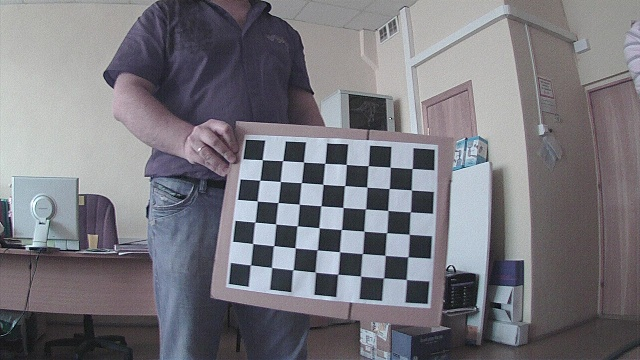
#> input picture chess.jpg, 640 x 360 px
$ python pic_findChess.py   (Python 2 division)   (older library calls are emulated)
#> lines starting #> are read from the running program, lines starting #| are printed output that depends on the picture; after the words box and inside, x2 and y2 are one past the last pixel; in counts of white or black regions, pixels touching at a corner belong together
import cv2

img = cv2.imread('chess.jpg', 1)
#> img is the input picture: shape (360, 640, 3); mean B, G, R 125, 118.7, 119.9
imagen = cv2.imread('chess.jpg', 0)
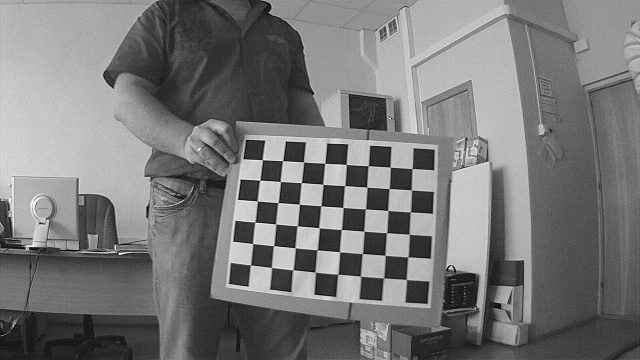
#> imagen: shape (360, 640); min 0, max 255, mean 119.8


#Function to find the mean color around a point
def PointAroundMeanColor(mean_point, image, mean_variation, RGB_index):
     color_sum = image[mean_point[1] + mean_variation, mean_point[0] + mean_variation][RGB_index]
     print("POINT FUNCTION 1")
     print(color_sum)
     #color_sum = color_sum +  image[mean_point[1] + mean_variation, mean_point[0] - mean_variation][RGB_index]
     #color_sum = color_sum +  image[mean_point[1] - mean_variation, mean_point[0] - mean_variation][RGB_index]
     #color_sum = color_sum +  image[mean_point[1] - mean_variation, mean_point[0] + mean_variation][RGB_index]
     color_mean = color_sum/1
     return color_mean

#Function to find the mean color of a square
def CountourMeanColor(square_array, img, RGB_index, variation):
     if abs(square_array[0][0][0] -  square_array[1][0][0]) > 11 and  abs(square_array[1][0][1] -  square_array[2][0][1]) > 11 and \
        abs(square_array[2][0][0] -  square_array[3][0][0]) > 11 and  abs(square_array[3][0][1] -  square_array[0][0][1]) > 11:
	     color_sum = img[square_array[0][0][1] + variation, square_array[0][0][0] + variation][RGB_index] + \
		     img[square_array[1][0][1] + variation, square_array[1][0][0] - variation][RGB_index] + \
		     img[square_array[2][0][1] - variation, square_array[2][0][0] - variation][RGB_index] + \
		     img[square_array[3][0][1] - variation, square_array[3][0][0] + variation][RGB_index] + \
		     img[(square_array[0][0][1] +  square_array[2][0][1])/2,  (square_array[0][0][0] +  square_array[2][0][0])/2][RGB_index]
	     color_mean = color_sum/5
	     return color_mean


thresh1 = cv2.adaptiveThreshold(imagen,255,cv2.ADAPTIVE_THRESH_GAUSSIAN_C,\
	    cv2.THRESH_BINARY,11,2)
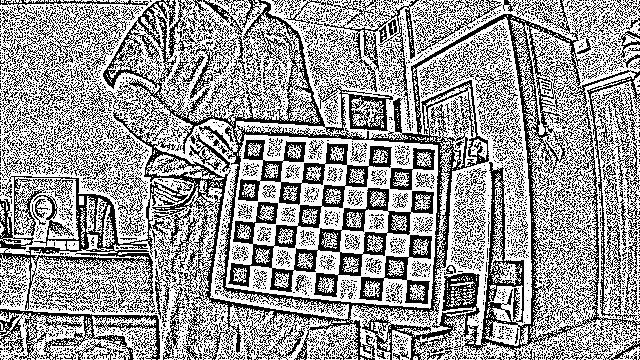
#> thresh1: shape (360, 640); 60.9% white; black in thin lines or dots

im2, contours, hierarchy = cv2.findContours(thresh1, cv2.RETR_TREE, cv2.CHAIN_APPROX_SIMPLE)
#> contours = 20910 contours, 20365 with area under 20; largest, box (x1, y1, x2, y2) and area: (234, 0, 640, 360) 80848, (0, 0, 358, 360) 77315, (225, 134, 438, 309) 32110, (0, 311, 158, 360) 5600, (420, 79, 490, 269) 1868
contours = sorted(contours, key = cv2.contourArea, reverse = True)

tagCntVec = []
for cnt in contours:

	square_left_located = False
	square_right_located = False
	peri = cv2.arcLength(cnt, True)
	approx = cv2.approxPolyDP(cnt, 0.02 * peri, True)

	if cv2.contourArea(approx) > 10 and len(approx) == 4:

#> (the run stopped early here; a loop or call above may not have finished)
